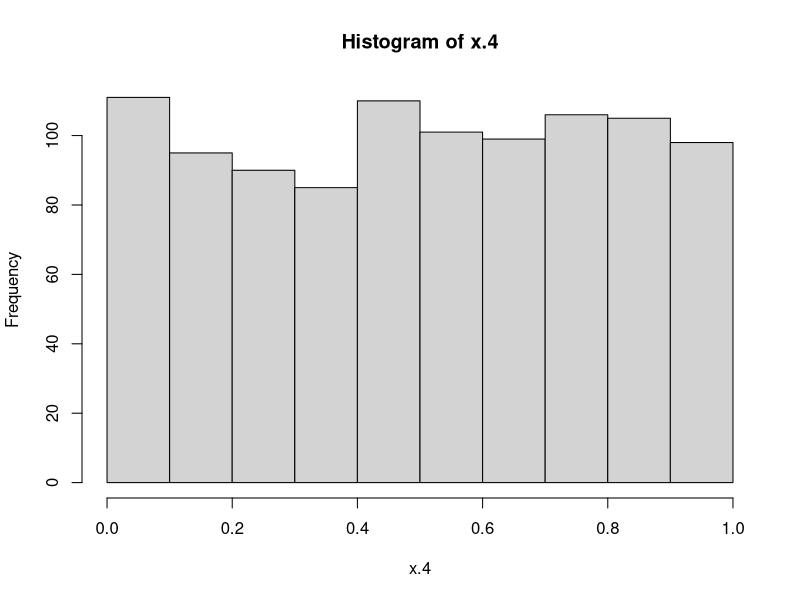
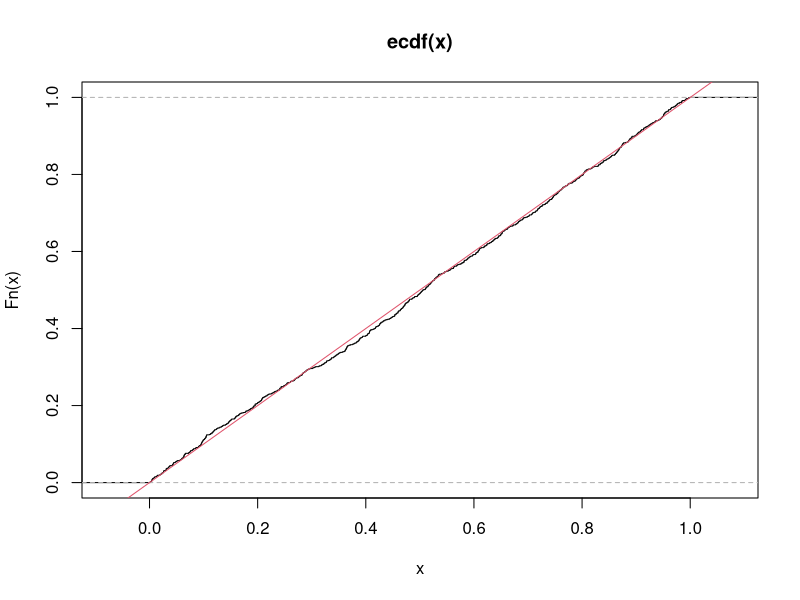
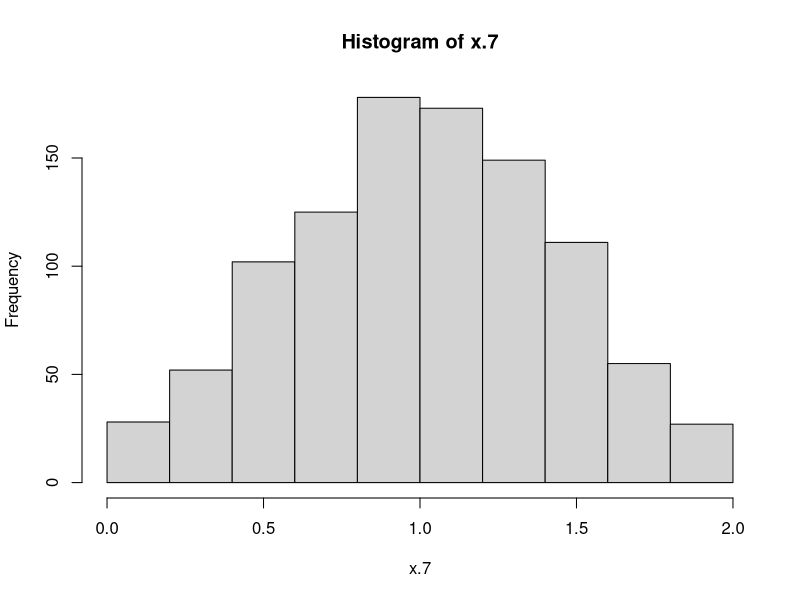
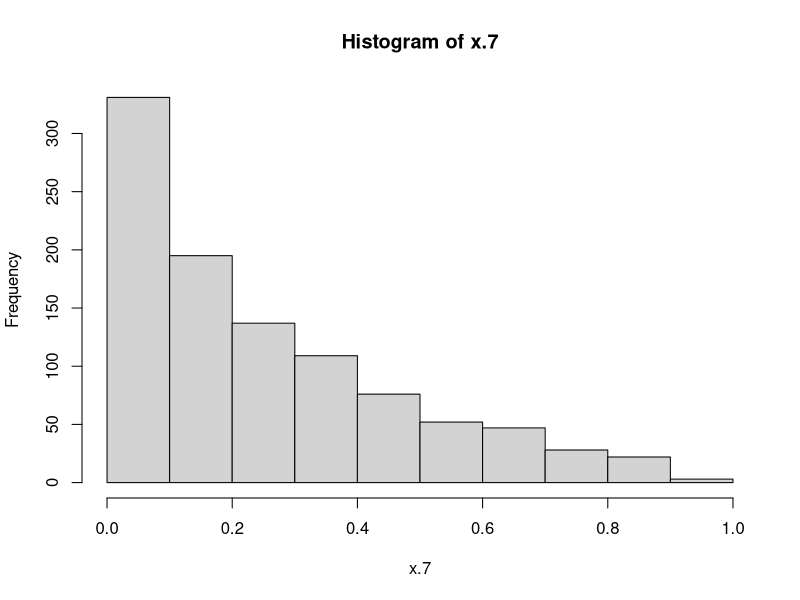
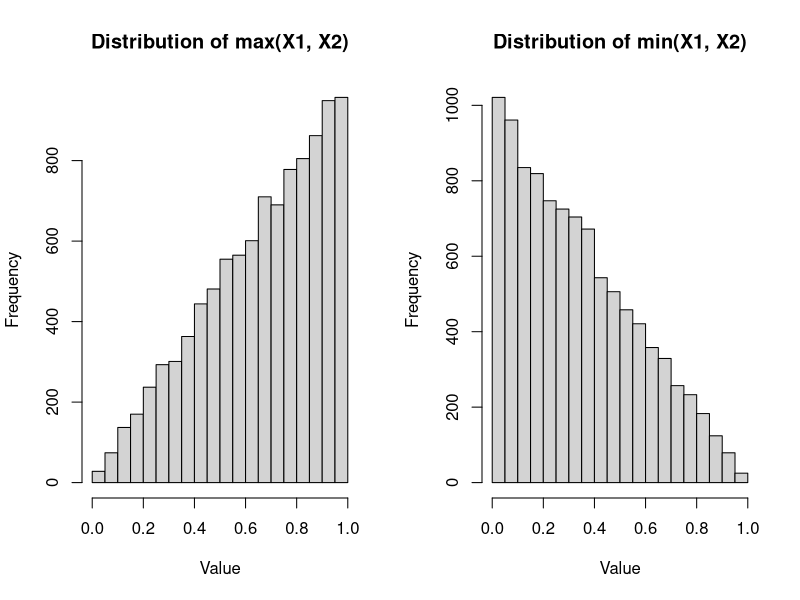
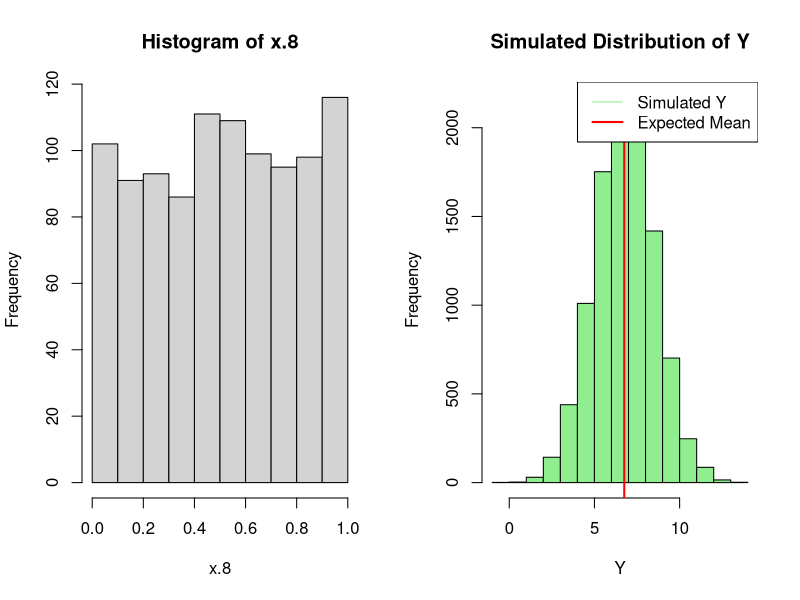
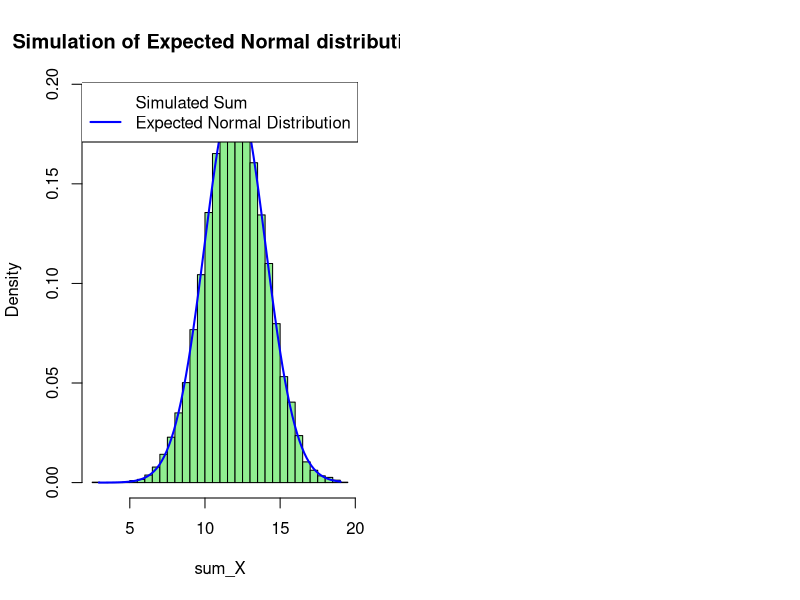

Write R code to recreate these figures, in order.
## ---- chunk 1
x.4 <- runif(1000)
hist(x.4)

plot.ecdf(x.4)
abline(a=0,b=1, col = 2)

## ---- chunk 2
x.5 <- runif(1000)
x.6 <- runif(1000)
x.7 = x.5 + x.6
hist(x.7)
## ---- chunk 3
x.5 <- runif(1000)
x.6 <- runif(1000)
x.7 = x.5 * x.6
hist(x.7)

## ---- chunk 4
n_simulations <- 10000

# Initialize vectors to store maximum and minimum values
max_values <- numeric(n_simulations)
min_values <- numeric(n_simulations)

# Perform simulations
for (i in 1:n_simulations) {
  # Generate random values for X1 and X2 from a uniform distribution for simplicity
  X1 <- runif(1)
  X2 <- runif(1)
  
  # Calculate the maximum and minimum of X1 and X2
  max_values[i] <- max(X1, X2)
  min_values[i] <- min(X1, X2)
}

# Create histograms to visualize the distributions
par(mfrow=c(1, 2))

hist(max_values, breaks = 20, main = "Distribution of max(X1, X2)", xlab = "Value")
hist(min_values, breaks = 20, main = "Distribution of min(X1, X2)", xlab = "Value")

## ---- chunk 5
x.5 <- runif(1000)
x.6 <- runif(1000)
x.8 = 1-x.5
hist(x.8)

## ---- chunk 6
# Set parameters
mu <- 2.5
sigma <- 1.2
a <- 1.5
b <- 3.0

# Number of simulations
n_simulations <- 10000

# Simulate random variable X with a normal distribution
X <- rnorm(n_simulations, mean = mu, sd = sigma)

# Create the new random variable Y using the transformation
Y <- a * X + b

# Calculate the mean and variance of Y
mean_Y <- mean(Y)
variance_Y <- var(Y)

# Expected mean and variance of Y
expected_mean_Y <- a * mu + b
expected_variance_Y <- (a^2) * (sigma^2)

#Plotting histogram
hist(Y, main = "Simulated Distribution of Y", xlab = "Y", col = "lightgreen")
abline(v = expected_mean_Y, col = "red", lwd = 2)
legend("topright", legend = c("Simulated Y", "Expected Mean"), col = c("lightgreen", "red"), lwd = c(1, 2))


## ---- chunk 7

# Set the parameters
k <- 5  # Number of independent random variables
means <- c(2, 3, 1, 4, 2)
variances <- c(0.5, 1, 1.5, 0.8, 0.3)

# Simulate random variables X1, X2, ..., Xk
set.seed(909090)  # For reproducibility
samples <- matrix(0, nrow = 10000, ncol = k)
for (i in 1:k) {
  samples[, i] <- rnorm(10000, mean = means[i], sd = sqrt(variances[i]))
}

sum_X <- rowSums(samples)

expm <- sum(means)
expv <- sum(variances)


hist(sum_X, breaks = 50, probability = TRUE, col = "lightgreen", main = "Simulation of Expected Normal distribution")
curve(dnorm(x, mean = expm, sd = sqrt(expv)), from = min(sum_X), to = max(sum_X), col = "blue", lwd = 2, add = TRUE)
legend("topright", legend = c("Simulated Sum", "Expected Normal Distribution"), col = c("lightgreen", "blue"), lwd = c(0, 2))

## ---- chunk 8
library(nortest)
my_data <- iris
my_data_set <- iris$Sepal.Width[iris$Species == "setosa"]
ad_test_result <- ad.test(my_data_set)
shapiro_test_result <- shapiro.test(my_data_set)
ad_test_result
shapiro_test_result
## ---- chunk 9

my_data <- iris
my_data_set <- iris$Sepal.Width[iris$Species == "setosa"]
ks_test_result <- ks.test(my_data_set,"pnorm")
ks_test_result
